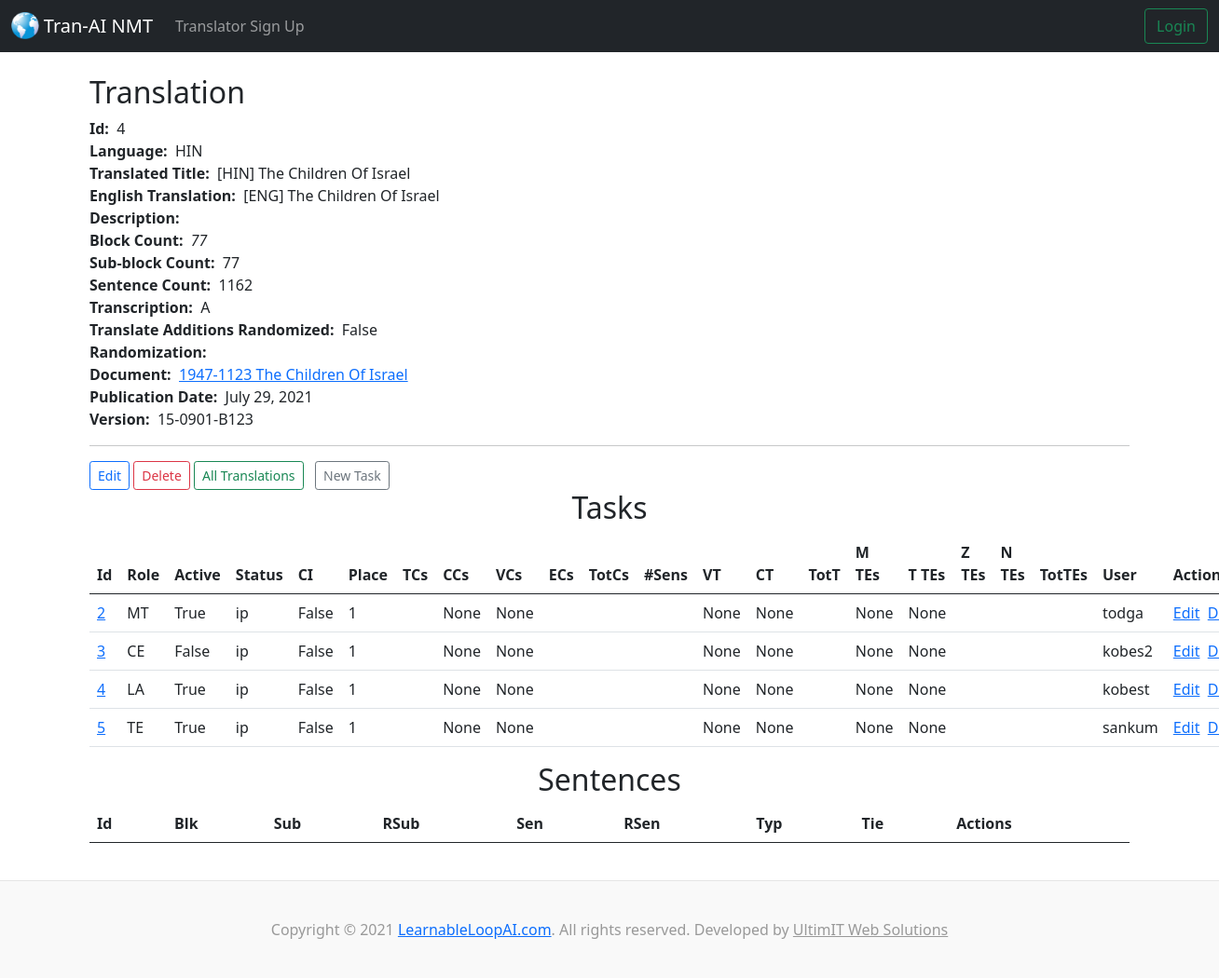
/documents/1/translations/4/, run on the app's committed database.
### tranai/models.py (models this page shows, shortened)
class Translation(models.Model):
  class Transcription(models.TextChoices):
    ANDES = 'A', _('Andes')
    MAMALIS = 'M', _('Mamalis')
  lan = models.CharField('Language', max_length=3)
  tran_title = models.CharField('Translated title', max_length=70)
  descrip = models.TextField('Description', blank=True, null=True, max_length=500)
  blkc = models.IntegerField('Block count')
  subc = models.IntegerField('Sub-block count')
  senc = models.IntegerField('Sentence count')
  xcrip = models.CharField('Transcription', max_length=1, choices=Transcription.choices, default=Transcription.ANDES, blank=False,)
  li = models.BooleanField('Lookup imported (eng) / translate contributions randomized (oth)')
  pubdate = models.DateField('Publication date', default=datetime.date.today)
  version = models.CharField('Version', max_length=20)
  document = models.ForeignKey(Document, blank=True, null=True, on_delete=models.CASCADE, related_name='translations')
  eng_tran = models.ForeignKey('self', blank=True, null=True, on_delete=models.CASCADE,)
  def __str__(self):
    return self.tran_title

class Document(models.Model):
  class TimeOfDay(models.TextChoices):
    NO_TOD = 'n', _('No Time Of Day')
    SUNRISE = 's', _('Sunrise')
    BREAKFAST = 'b', _('Breakfast')
    MORNING = 'x', _('Morning')
    AFTERNOON = 'y', _('Afternoon')
    EVENING = 'z', _('Evening')
  class DayOfWeek(models.TextChoices):
    SUNDAY = 'su', _('Sunday')
    MONDAY = 'mo', _('Monday')
    TUESDAY = 'tu', _('Tuesday')
    WEDNESDAY = 'we', _('Wednesday')
    THURSDAY = 'th', _('Thursday')
    FRIDAY = 'fr', _('Friday')
    SATURDAY = 'sa', _('Saturday')
  dod = models.DateField('Date Of Delivery')
  tod = models.CharField('Time Of Day', max_length=1, validators=[MinLengthValidator(1), MaxLengthValidator(1)], choices=TimeOfDay.choices, default=TimeOfDay.NO_TOD, blank=False,)
  dow = models.CharField('Day Of Week', max_length=2, choices=DayOfWeek.choices, default=DayOfWeek.SUNDAY, blank=False,)
  title = models.CharField('Document Title', max_length=64, blank=False,)
  descriptor = models.CharField('Descriptor', max_length=120, blank=False,)
  def __str__(self):
    return f"{self.descriptor} {self.title}"

class Task(models.Model):
  class Role(models.TextChoices):
    EP = 'EP', _('English Provider (EP)')
    EE = 'EE', _('English Editor (EE)')
    NT = 'NT', _('No Translator (NT)')
    MT = 'MT', _('Machine Translator (MT)')
    HT = 'HT', _('Human Translator (HT)')
    TE = 'TE', _('Translation Editor (TE)')
    SE = 'SE', _('Scripture Editor (SE)')
    PE = 'PE', _('Poetry Editor (PE)')
    CE = 'CE', _('Chief Editor (CE)')
    LA = 'LA', _('Language Administrator (LA)')
  class Status(models.TextChoices):
    ip = 'ip', _('In Process (ip)')
    cd = 'cd', _('Completed (cd)')
    te = 'te', _('TE editing (te)')
    ce = 'ce', _('CE editing (ce)')
    qe = 'qe', _('QE editing (qe)')
    pg = 'pg', _('Publishing (pg)')
    pd = 'pd', _('Published (pd)')
    pr = 'pr', _('Pruned (pr)')
  translation = models.ForeignKey(Translation, blank=False, null=False, on_delete=models.DO_NOTHING, related_name='tasks')
  user = models.ForeignKey(settings.AUTH_USER_MODEL, blank=False, null=False, on_delete=models.DO_NOTHING, related_name='tasks') #for accounts app
  role = models.CharField('Role', max_length=2, validators=[MinLengthValidator(2), MaxLengthValidator(2)], choices=Role.choices, default=Role.TE, blank=False, null=False,)
  active = models.BooleanField('Active', default=False)
  place = models.IntegerField('Place', default=1, validators=[MinValueValidator(1)], blank=False, null=False,)
  ci = models.BooleanField('Content imported', default=False)
  status = models.CharField('Status', max_length=2, validators=[MinLengthValidator(2), MaxLengthValidator(2)], choices=Status.choices, default=Status.ip, blank=False, null=False,)
  ccs = models.IntegerField('Final Create additions', blank=True, null=True,)
  ccs_k = models.IntegerField('- by klearing', blank=True, null=True,)
  ccs_m = models.IntegerField('- by modding', blank=True, null=True,)
  vcs = models.IntegerField('Final Vote additions', blank=True, null=True,)
  vcs_a = models.IntegerField('- by accepting', blank=True, null=True,)
  vcs_c = models.IntegerField('- by creating', blank=True, null=True,)
  vcs_t = models.IntegerField('- by topping', blank=True, null=True,)
  vcs_p = models.IntegerField('- by picking', blank=True, null=True,)
  ct = models.IntegerField('Final Create time (s)', blank=True, null=True,)
  vt = models.IntegerField('Final Vote time (s)', blank=True, null=True,)
  majtes = models.IntegerField('Final Majority Top Changes', blank=True, null=True,)
  tietes = models.IntegerField('Final Tie Top Changes', blank=True, null=True,)
  notes = models.CharField('Notes', max_length=200, blank=True, null=True,)

### accounts/models.py (models this page shows)
class CustomUser(AbstractBaseUser, PermissionsMixin):
    email = models.EmailField(_('email address'), unique=True)
    username = models.CharField(_('username'), max_length=6, default='')
    admin = models.BooleanField(default=False)
    is_staff = models.BooleanField(default=False)
    is_active = models.BooleanField(default=True)
    created_at = models.DateTimeField(default=timezone.now)
    cur_task = models.ForeignKey(Task, blank=True, null=True, on_delete=models.CASCADE)
    USERNAME_FIELD = 'email'
    REQUIRED_FIELDS = []
    objects = CustomUserManager()
    def __str__(self):
        return self.username

### tranai/views.py (the view)
# urls.py: path('documents/<document_id>/translations/<translation_id>/', views.show_document_translation, name='show-document-translation'),
def show_document_translation(request, document_id, translation_id):
  document = Document.objects.get(pk=document_id)
  translation = Translation.objects.get(pk=translation_id)
  tasks = translation.tasks.all
  sentences = translation.sentences.all
  return render(request, 'tranai/show_document_translation.html', {'document': document, 'translation': translation, 'tasks': tasks, 'sentences': sentences})

### tranai/templates/tranai/show_document_translation.html (shortened to what this page needs)
{% extends 'tranai/base.html' %}
{% block content %}
  <h2>Translation</h2>
  <strong>Id:</strong>&nbsp;&nbsp;{{ translation.id }}<br>
  <strong>Language:</strong>&nbsp;&nbsp;{{ translation.lan }}<br>
  <strong>Translated Title:</strong>&nbsp;&nbsp;{{ translation.tran_title }}<br>
  <strong>English Translation:</strong>&nbsp;&nbsp;{{ translation.eng_tran }}<br>
  <strong>Description:</strong>&nbsp;&nbsp;{{ translation.description }}<br>
  <strong>Block Count:</strong>&nbsp;&nbsp;<i>{{ translation.blkc }}</i><br>
  <strong>Sub-block Count:</strong>&nbsp;&nbsp;{{ translation.subc }}<br>
  <strong>Sentence Count:</strong>&nbsp;&nbsp;{{ translation.senc }}<br>
  <strong>Transcription:</strong>&nbsp;&nbsp;{{ translation.xcrip }}<br>
  <strong>Translate Additions Randomized:</strong>&nbsp;&nbsp;{{ translation.li }}<br>
  <strong>Randomization:</strong>&nbsp;&nbsp;{{ translation.None }}<br>
  <strong>Document:</strong>&nbsp;&nbsp;<a href="{% url 'show-document' translation.document.id %}">{{translation.document}}</a><br>
  <strong>Publication Date:</strong>&nbsp;&nbsp;{{ translation.pubdate }}<br>
  <strong>Version:</strong>&nbsp;&nbsp;{{ translation.version }}<br>
  <hr>
  <a class="btn btn-outline-primary btn-sm" href="">Edit</a>
  <a class="btn btn-outline-danger btn-sm" href="">Delete</a>
  <a class="btn btn-outline-success btn-sm" href="{% url 'index-documents' %}">All Translations</a>
  <a class="btn btn-outline-secondary btn-sm" href="{% url 'create-task' %}">New Task</a>
  <center><h2>Tasks</h2></center>
  <table class="table table-hover">
    <thead>
      <tr>
        <th scope="col">Id</th>
        <th scope="col">Role</th>
        <th scope="col">Active</th>
        <th scope="col">Status</th>
        <th scope="col">CI</th>
        <th scope="col">Place</th>
        <th scope="col">TCs</th>
        <th scope="col">CCs</th>
        <th scope="col">VCs</th>
        <th scope="col">ECs</th>
        <th scope="col">TotCs</th>
        <th scope="col">#Sens</th>
        <th scope="col">VT</th>
        <th scope="col">CT</th>
        <th scope="col">TotT</th>
        <th scope="col">M TEs</th>
        <th scope="col">T TEs</th>
        <th scope="col">Z TEs</th>
        <th scope="col">N TEs</th>
        <th scope="col">TotTEs</th>
        <th scope="col">User</th>
        <th scope="col">Actions</th>
      </tr>
    </thead>
    <tbody>
{% for task in tasks %}
      <tr>
        <td><a href="{% url 'show-task' task.id %}">{{task.id}}</a></td>
        <td>{{task.role}}</td>
        <td>{{task.active}}</td>
        <td>{{task.status}}</td>
        <td>{{task.ci}}</td>
        <td>{{task.place}}</td>
        <td></td>
        <td>{{task.ccs}}</td>
        <td>{{task.vcs}}</td>
        <td></td>
        <td></td>
        <td></td>
        <td>{{task.vt}}</td>
        <td>{{task.ct}}</td>
        <td></td>
        <td>{{task.majtes}}</td>
        <td>{{task.tietes}}</td>
        <td></td>
        <td></td>
        <td></td>
        <td>{{task.user}}</td>
        <td><a href="{% url 'update-task' task.id %}">Edit</a>&nbsp;&nbsp;<a href="{% url 'delete-task' task.id %}">Delete</a></td>
      </tr>
{% endfor %}
    </tbody>
  </table>
  <center><h2>Sentences</h2></center>
  <table class="table table-hover">
    <thead>
      <tr>
        <th scope="col">Id</th>
        <th scope="col">Blk</th>
        <th scope="col">Sub</th>
        <th scope="col">RSub</th>
        <th scope="col">Sen</th>
        <th scope="col">RSen</th>
        <th scope="col">Typ</th>
        <th scope="col">Tie</th>
        <th scope="col">Actions</th>
      </tr>
    </thead>
  </table>
{% endblock %}

### data on the page
Task: id "2", role "MT", active "True", status "ip", ci "False", place "1", ccs "None", vcs "None", vt "None", ct "None", majtes "None", tietes "None", user "todga"
Task: id "3", role "CE", active "False", status "ip", ci "False", place "1", ccs "None", vcs "None", vt "None", ct "None", majtes "None", tietes "None", user "kobes2"
Task: id "4", role "LA", active "True", status "ip", ci "False", place "1", ccs "None", vcs "None", vt "None", ct "None", majtes "None", tietes "None", user "kobest"
Task: id "5", role "TE", active "True", status "ip", ci "False", place "1", ccs "None", vcs "None", vt "None", ct "None", majtes "None", tietes "None", user "sankum"
